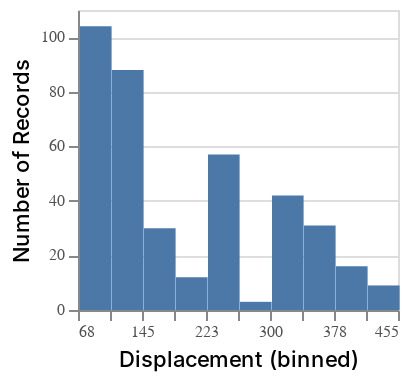

This figure's notebook cell:
### Code cell
import altair as alt
visData = pd.DataFrame({'Displacement': {0: 68.0, 1: 106.7, 2: 145.4, 3: 184.10000000000002, 4: 222.8, 5: 261.5, 6: 300.20000000000005, 7: 338.90000000000003, 8: 377.6, 9: 416.3}, 'Number of Records': {0: 104.0, 1: 88.0, 2: 30.0, 3: 12.0, 4: 57.0, 5: 3.0, 6: 42.0, 7: 31.0, 8: 16.0, 9: 9.0}, 'Displacement_end': {0: 108.64, 1: 147.34, 2: 186.04000000000002, 3: 224.74, 4: 263.44, 5: 302.14, 6: 340.84000000000003, 7: 379.54, 8: 418.24, 9: 456.94}})

chart = alt.Chart(visData).mark_bar().encode(
    x=alt.X('Displacement', title='Displacement (binned)',bin=alt.Bin(binned=True, step=38.7), type='quantitative', axis=alt.Axis(labelOverlap=True, title='Displacement (binned)'), scale=alt.Scale(domain=(68.0, 455.0))),
            x2='Displacement_end',
    y=alt.Y("Number of Records", type="quantitative")
)

chart = chart.configure_title(fontWeight=500,fontSize=13,font='Helvetica Neue')
chart = chart.configure_axis(titleFontWeight=500,titleFontSize=11,titleFont='Helvetica Neue',
			labelFontWeight=400,labelFontSize=8,labelFont='Helvetica Neue',labelColor='#505050')
chart = chart.configure_legend(titleFontWeight=500,titleFontSize=10,titleFont='Helvetica Neue',
			labelFontWeight=400,labelFontSize=8,labelFont='Helvetica Neue')
chart = chart.properties(width=160,height=150)

chart

### Figure 1 — Vega-Lite specification as saved in the notebook (floating-point values rounded to 4 significant figures)
{"config": {"view": {"continuousWidth": 400, "continuousHeight": 300}, "axis": {"labelColor": "#505050", "labelFont": "Helvetica Neue", "labelFontSize": 8, "labelFontWeight": 400, "titleFont": "Helvetica Neue", "titleFontSize": 11, "titleFontWeight": 500}, "legend": {"labelFont": "Helvetica Neue", "labelFontSize": 8, "labelFontWeight": 400, "titleFont": "Helvetica Neue", "titleFontSize": 10, "titleFontWeight": 500}, "title": {"font": "Helvetica Neue", "fontSize": 13, "fontWeight": 500}}, "data": {"name": "data-41dc8c578d56fc9d5c7490fed3b7a973"}, "mark": "bar", "encoding": {"x": {"type": "quantitative", "axis": {"labelOverlap": true, "title": "Displacement (binned)"}, "bin": {"binned": true, "step": 38.7}, "field": "Displacement", "scale": {"domain": [68.0, 455.0]}, "title": "Displacement (binned)"}, "x2": {"field": "Displacement_end"}, "y": {"type": "quantitative", "field": "Number of Records"}}, "height": 150, "width": 160, "$schema": "https://vega.github.io/schema/vega-lite/v4.8.1.json", "datasets": {"data-41dc8c578d56fc9d5c7490fed3b7a973": [{"Displacement": 68.0, "Number of Records": 104.0, "Displacement_end": 108.6}, {"Displacement": 106.7, "Number of Records": 88.0, "Displacement_end": 147.3}, {"Displacement": 145.4, "Number of Records": 30.0, "Displacement_end": 186.0}, {"Displacement": 184.1, "Number of Records": 12.0, "Displacement_end": 224.7}, {"Displacement": 222.8, "Number of Records": 57.0, "Displacement_end": 263.4}, {"Displacement": 261.5, "Number of Records": 3.0, "Displacement_end": 302.1}, {"Displacement": 300.2, "Number of Records": 42.0, "Displacement_end": 340.8}, {"Displacement": 338.9, "Number of Records": 31.0, "Displacement_end": 379.5}, {"Displacement": 377.6, "Number of Records": 16.0, "Displacement_end": 418.2}, {"Displacement": 416.3, "Number of Records": 9.0, "Displacement_end": 456.9}]}}
